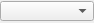
<?xml version="1.0" encoding="UTF-8"?>
<ui version="4.0">
 <class>ColorDimensionStackedWidget</class>
 <widget class="QStackedWidget" name="ColorDimensionStackedWidget">
  <property name="geometry">
   <rect>
    <x>0</x>
    <y>0</y>
    <width>94</width>
    <height>23</height>
   </rect>
  </property>
  <property name="windowTitle">
   <string>Color dimension</string>
  </property>
  <property name="toolTip">
   <string>Color dimensio</string>
  </property>
  <property name="currentIndex">
   <number>0</number>
  </property>
  <widget class="QWidget" name="colorByDimensionPage">
   <layout class="QVBoxLayout" name="verticalLayout_2">
    <property name="leftMargin">
     <number>0</number>
    </property>
    <property name="topMargin">
     <number>0</number>
    </property>
    <property name="rightMargin">
     <number>0</number>
    </property>
    <property name="bottomMargin">
     <number>0</number>
    </property>
    <item>
     <widget class="QComboBox" name="colorByDimensionComboBox">
      <property name="minimumSize">
       <size>
        <width>0</width>
        <height>20</height>
       </size>
      </property>
      <property name="maximumSize">
       <size>
        <width>16777215</width>
        <height>20</height>
       </size>
      </property>
      <property name="toolTip">
       <string>Pick color dimension</string>
      </property>
     </widget>
    </item>
   </layout>
  </widget>
  <widget class="QWidget" name="colorByDataPage">
   <layout class="QVBoxLayout" name="verticalLayout">
    <property name="leftMargin">
     <number>0</number>
    </property>
    <property name="topMargin">
     <number>0</number>
    </property>
    <property name="rightMargin">
     <number>0</number>
    </property>
    <property name="bottomMargin">
     <number>0</number>
    </property>
    <item>
     <widget class="QPushButton" name="colorByDataPushButton">
      <property name="minimumSize">
       <size>
        <width>22</width>
        <height>0</height>
       </size>
      </property>
      <property name="maximumSize">
       <size>
        <width>22</width>
        <height>16777215</height>
       </size>
      </property>
      <property name="toolTip">
       <string>Drop color data here</string>
      </property>
      <property name="text">
       <string/>
      </property>
     </widget>
    </item>
   </layout>
  </widget>
 </widget>
 <resources/>
 <connections/>
</ui>
